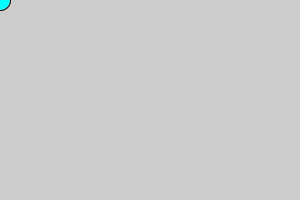
Frame 1 (no input)
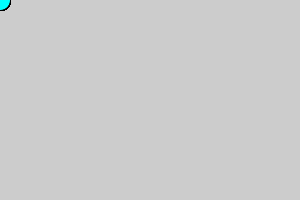
Frame 60 (the mouse pressed at the canvas centre just before this capture)
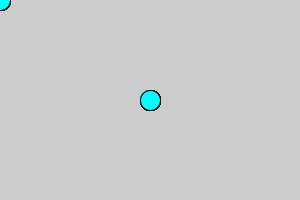
Frame 120 (the mouse held since frame 60 and released just before this capture)

The Processing sketch that drew these frames (run headless with seeded random() and noise(); from frame 60 on, the mouse is pressed at the canvas centre):

// Processing sketch: processing_106823
// ── processing_106823.pde

void setup(){
size(300,200);
}

void draw(){
fill(0,255,255);
ellipse(mouseX,mouseY,20,20);
}
